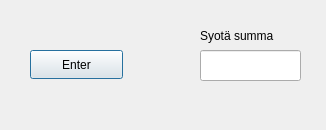
<?xml version="1.0" encoding="UTF-8"?>
<ui version="4.0">
 <class>Dialog</class>
 <widget class="QDialog" name="Dialog">
  <property name="geometry">
   <rect>
    <x>0</x>
    <y>0</y>
    <width>326</width>
    <height>130</height>
   </rect>
  </property>
  <property name="windowTitle">
   <string>Dialog</string>
  </property>
  <widget class="QLineEdit" name="SummaPoksi">
   <property name="geometry">
    <rect>
     <x>200</x>
     <y>50</y>
     <width>101</width>
     <height>31</height>
    </rect>
   </property>
  </widget>
  <widget class="QPushButton" name="buttonEnter">
   <property name="geometry">
    <rect>
     <x>30</x>
     <y>50</y>
     <width>93</width>
     <height>29</height>
    </rect>
   </property>
   <property name="text">
    <string>Enter</string>
   </property>
  </widget>
  <widget class="QLabel" name="label">
   <property name="geometry">
    <rect>
     <x>200</x>
     <y>20</y>
     <width>91</width>
     <height>31</height>
    </rect>
   </property>
   <property name="text">
    <string>Syotä summa</string>
   </property>
  </widget>
 </widget>
 <resources/>
 <connections/>
</ui>
